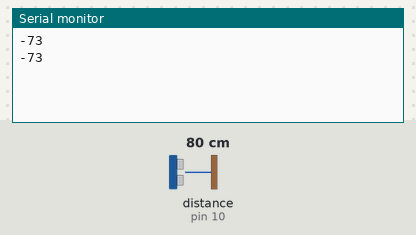
The sketch below on a simulated Arduino Uno, built with avr-gcc and run on an emulated ATmega328P. Parts: the last lines printed to the serial monitor. Inputs (shaded band) come from the test bench; at power-on: distance to the obstacle (sensor on pin 10) 80 cm. The echo pulse lasts 58.3 µs per cm.

Above: at 1.8 s.
1.9 s: distance to the obstacle (sensor on pin 10) set to 2 cm
At 2.8 s:
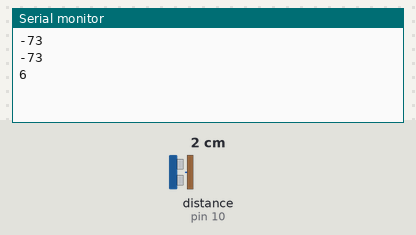
3.4 s: distance to the obstacle (sensor on pin 10) set to 4 cm
At 4.8 s:
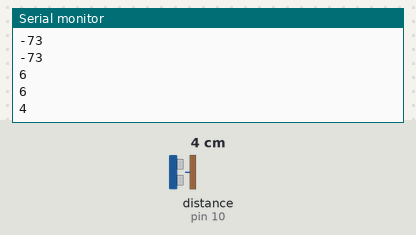
Timing chart, 0 to 6.4 s (numbered marks = the images above; inputs shaded):
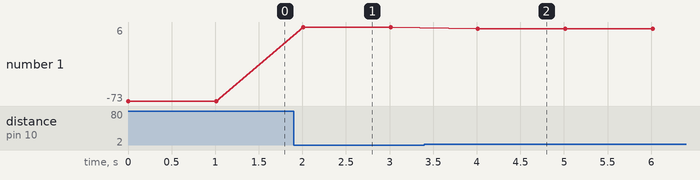

Measured:
- after the input at 1.9 s, the serial monitor: prints a new line after 0.11 s (image 1)
- after the input at 3.4 s, the serial monitor: prints a new line after 0.61 s (image 2)
- plotted number 1: -73 → 6 after the input at 1.9 s, 6 → 4 after the input at 3.4 s

The sketch:

projeto_medicao_fluvial.ino
```cpp
//Programa : Medidor de distancia com HC-SR04
//Autor : Walison Justiniano

#include <Ultrasonic.h>     //Carrega a biblioteca Ultrasonic

#define PINO_TRIGGER  13 //Define o pino do Arduino a ser utilizado com o pino Trigger do sensor
#define PINO_ECHO     10 //Define o pino do Arduino a ser utilizado com o pino Echo do sensor

Ultrasonic ultrasonic(PINO_TRIGGER, PINO_ECHO); //Inicializa o sensor ultrasonico

void setup()
  {
  Serial.begin(9600); //Inicializa a serial
  }

void loop()
  {
  int cmMsec, invCmMsec = 7;

  long microsec  = ultrasonic.timing();  //Le os dados do sensor, com o tempo de retorno do sinal
  cmMsec = ultrasonic.convert(microsec, Ultrasonic::CM); //Calcula a distancia em centimetros

  //Apresenta os dados, em centimetros, no LCD e na Serial
  Serial.println(-cmMsec+invCmMsec);
  delay(1000);
}
```
